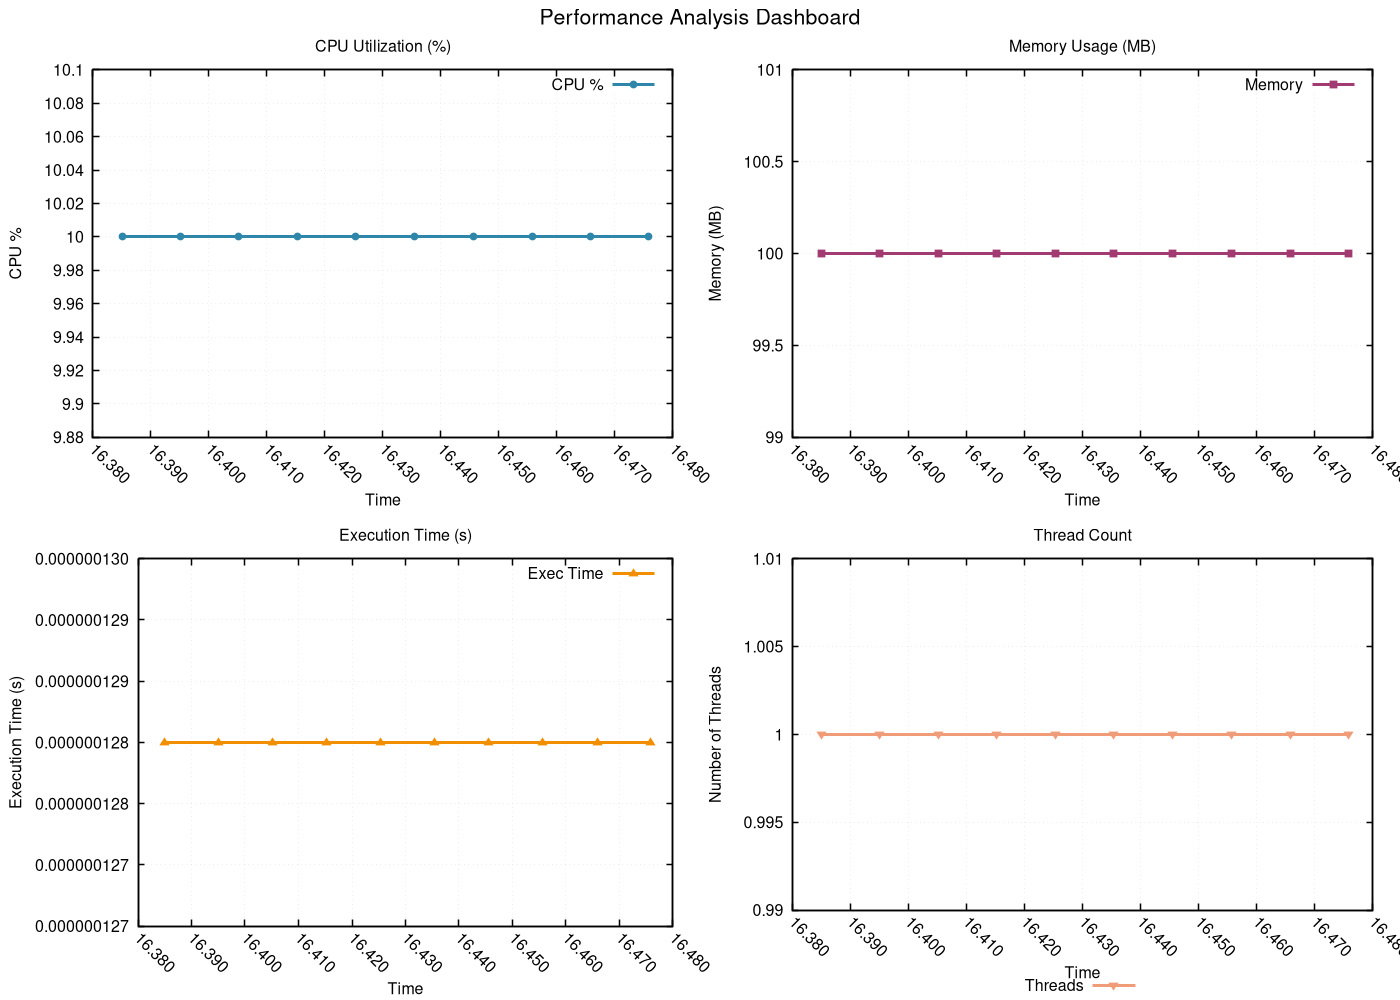

The gnuplot source for this figure:
# GNUplot script for performance metrics
set terminal pngcairo enhanced font 'Helvetica,12' size 1400,1000
set output 'png/heap_sort_20260131_225122_dashboard.png'

set multiplot layout 2,2 title 'Performance Analysis Dashboard' font 'Helvetica,16'
set style line 1 lc rgb '#2E86AB' lt 1 lw 3 pt 7 ps 0.8
set style line 2 lc rgb '#A23B72' lt 1 lw 3 pt 5 ps 0.8
set style line 3 lc rgb '#F18F01' lt 1 lw 3 pt 9 ps 0.8
set style line 4 lc rgb '#F19C79' lt 1 lw 3 pt 11 ps 0.8
set style line 5 lc rgb '#0ABB9F' lt 1 lw 3 pt 13 ps 0.8

set format x "%.3f"
set xtics rotate by -45
set autoscale x

set title 'CPU Utilization (%)'
set xlabel 'Time'
set ylabel 'CPU %'
set grid linestyle 1 lc rgb '#D3D3D3' lt 0 lw 1
set border linewidth 1.5
plot 'png/heap_sort_20260131_225122_dashboard.dat' using 1:2 with linespoints ls 1 title 'CPU %'
set title 'Memory Usage (MB)'
set xlabel 'Time'
set ylabel 'Memory (MB)'
set grid linestyle 1 lc rgb '#D3D3D3' lt 0 lw 1
set border linewidth 1.5
plot 'png/heap_sort_20260131_225122_dashboard.dat' using 1:3 with linespoints ls 2 title 'Memory'
set title 'Execution Time (s)'
set xlabel 'Time'
set ylabel 'Execution Time (s)'
set grid linestyle 1 lc rgb '#D3D3D3' lt 0 lw 1
set border linewidth 1.5
plot 'png/heap_sort_20260131_225122_dashboard.dat' using 1:8 with linespoints ls 3 title 'Exec Time'
set title 'Thread Count'
set xlabel 'Time'
set ylabel 'Number of Threads'
set grid linestyle 1 lc rgb '#D3D3D3' lt 0 lw 1
set border linewidth 1.5
set key outside center bottom horizontal
plot 'png/heap_sort_20260131_225122_dashboard.dat' using 1:9 with linespoints ls 4 title 'Threads'
unset multiplot
